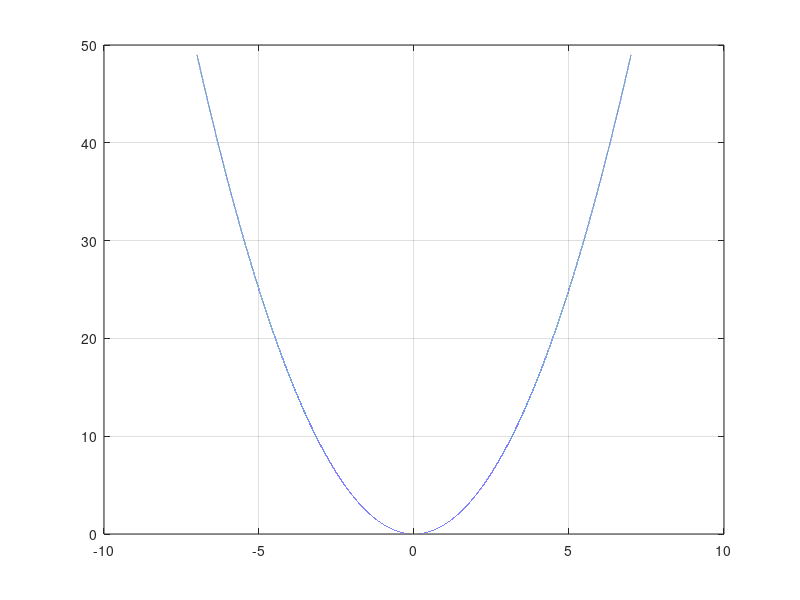

This chart was generated by the following MATLAB code: (Note: this script raises an error after producing the figure.)
N=1000;
x=-7:0.0001:7;
y=(x.^2);
plot(x,y)
hold
grid on


a = zeros(N,1);

for k=1:N-1
    a(k) = (y(k+1)-y(k))/(x(k+1)-x(k));
end
plot(x,a)
axis([-7 7 -7 7])